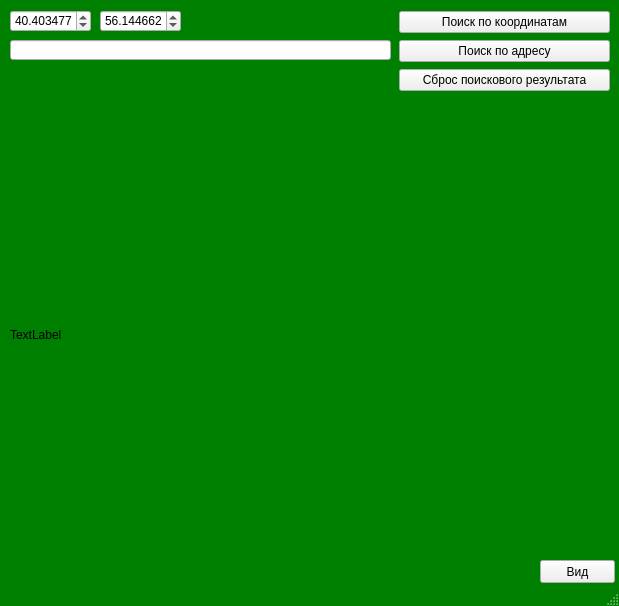
<?xml version="1.0" encoding="UTF-8"?>
<ui version="4.0">
 <class>MainWindow</class>
 <widget class="QMainWindow" name="MainWindow">
  <property name="geometry">
   <rect>
    <x>0</x>
    <y>0</y>
    <width>619</width>
    <height>606</height>
   </rect>
  </property>
  <property name="windowTitle">
   <string>APIYandexMAP</string>
  </property>
  <property name="styleSheet">
   <string notr="true">#MainWindow{background-color:green}</string>
  </property>
  <widget class="QWidget" name="centralwidget">
   <widget class="QLabel" name="label">
    <property name="geometry">
     <rect>
      <x>10</x>
      <y>110</y>
      <width>600</width>
      <height>450</height>
     </rect>
    </property>
    <property name="text">
     <string>TextLabel</string>
    </property>
   </widget>
   <widget class="QPushButton" name="pushButton_2">
    <property name="geometry">
     <rect>
      <x>540</x>
      <y>560</y>
      <width>75</width>
      <height>23</height>
     </rect>
    </property>
    <property name="text">
     <string>Вид</string>
    </property>
   </widget>
   <widget class="QDoubleSpinBox" name="doubleSpinBox">
    <property name="geometry">
     <rect>
      <x>10</x>
      <y>10</y>
      <width>81</width>
      <height>22</height>
     </rect>
    </property>
    <property name="decimals">
     <number>6</number>
    </property>
    <property name="singleStep">
     <double>0.010000000000000</double>
    </property>
    <property name="value">
     <double>40.403477000000002</double>
    </property>
   </widget>
   <widget class="QDoubleSpinBox" name="doubleSpinBox_2">
    <property name="geometry">
     <rect>
      <x>100</x>
      <y>10</y>
      <width>81</width>
      <height>22</height>
     </rect>
    </property>
    <property name="decimals">
     <number>6</number>
    </property>
    <property name="singleStep">
     <double>0.010000000000000</double>
    </property>
    <property name="value">
     <double>56.144661999999997</double>
    </property>
   </widget>
   <widget class="QLineEdit" name="lineEdit">
    <property name="geometry">
     <rect>
      <x>10</x>
      <y>40</y>
      <width>381</width>
      <height>20</height>
     </rect>
    </property>
    <property name="placeholderText">
     <string/>
    </property>
   </widget>
   <widget class="QLabel" name="label_2">
    <property name="geometry">
     <rect>
      <x>10</x>
      <y>70</y>
      <width>381</width>
      <height>16</height>
     </rect>
    </property>
    <property name="text">
     <string/>
    </property>
   </widget>
   <widget class="QWidget" name="verticalLayoutWidget">
    <property name="geometry">
     <rect>
      <x>399</x>
      <y>10</y>
      <width>211</width>
      <height>83</height>
     </rect>
    </property>
    <layout class="QVBoxLayout" name="verticalLayout">
     <item>
      <widget class="QPushButton" name="pushButton">
       <property name="text">
        <string>Поиск по координатам</string>
       </property>
      </widget>
     </item>
     <item>
      <widget class="QPushButton" name="pushButton_3">
       <property name="text">
        <string>Поиск по адресу</string>
       </property>
      </widget>
     </item>
     <item>
      <widget class="QPushButton" name="pushButton_4">
       <property name="text">
        <string>Сброс поискового результата</string>
       </property>
      </widget>
     </item>
    </layout>
   </widget>
  </widget>
  <widget class="QStatusBar" name="statusbar"/>
 </widget>
 <resources/>
 <connections/>
</ui>
